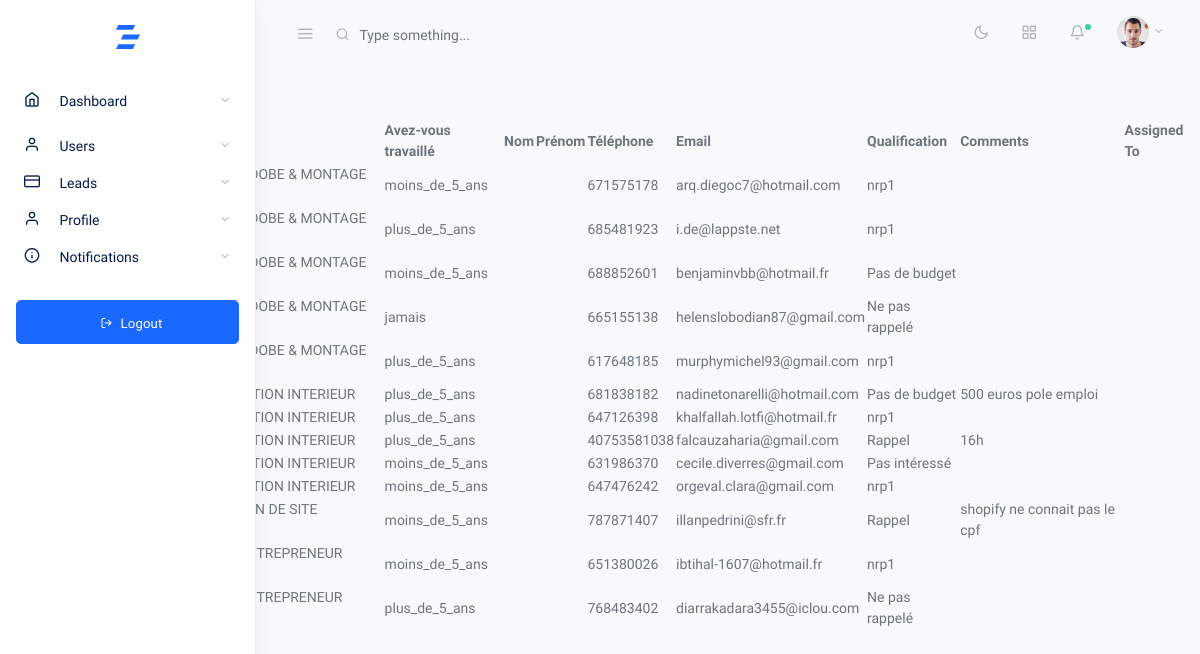
/lead/lead_list/, run on an earlier commit of the app's database.
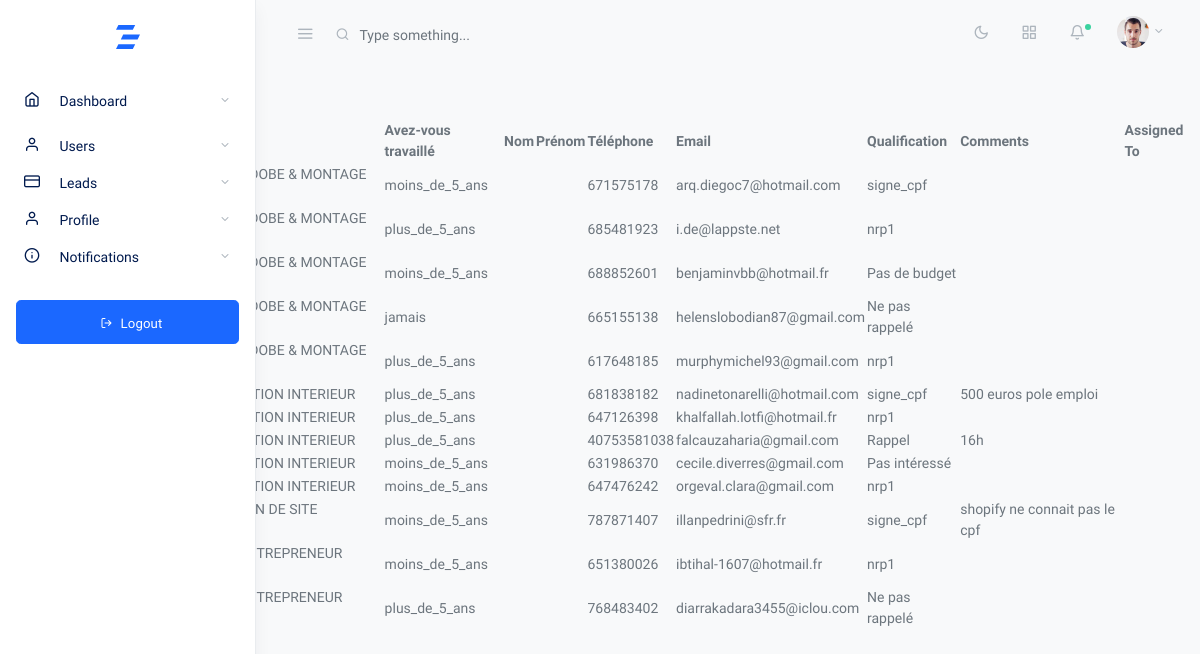
And on a later commit of the database.
### leads/models.py (models this page shows, shortened)
class Lead(models.Model):
    date_de_soumission = models.DateField(null=True, blank=True)
    nom_de_la_campagne = models.CharField(max_length=100, null=True, blank=True)
    avez_vous_travaille = models.CharField(max_length=100, null=True, blank=True)
    nom_prenom = models.CharField(max_length=100, null=True, blank=True)
    telephone = models.CharField(max_length=20, null=True, blank=True)
    email = models.EmailField(null=True, blank=True)
    QUALIFICATION_CHOICES = (
        ('nrp1', 'NRP1'),
        ('nrp2', 'NRP2'),
        ('nrp3', 'NRP3'),
        ('en_cours', 'En cours'),
        ('rappel', 'Rappel'),
        ('faux_numero', 'Faux numéro'),
        ('pas_de_budget', 'Pas de budget'),
        ('pas_interesse', 'Pas intéressé'),
        ('ne_pas_rappele', 'Ne pas rappeler'),
        ('signe_pole_emploi', 'Signé Pôle Emploi'),
        ('signe_cpf', 'Signé CPF'),
    )
    qualification = models.CharField(max_length=100, choices=QUALIFICATION_CHOICES, null=True, blank=True)
    comments = models.TextField(null=True, blank=True)
    assigned_to = models.ForeignKey(User, on_delete=models.SET_NULL, null=True, blank=True, related_name='assigned_tasks')
    last_modified_by = models.ForeignKey(User, on_delete=models.SET_NULL, null=True, blank=True)
    is_complete = models.BooleanField(default=False)
    is_active = models.BooleanField(default=True)
    custom_fields = models.JSONField(null=True, blank=True)
    current_transfer = models.ForeignKey(CustomUserTypes, on_delete=models.SET_NULL, null=True, blank=True, related_name='current_transferred_leads')
    transfer_to = models.ForeignKey(CustomUserTypes, on_delete=models.SET_NULL, null=True, blank=True, related_name='transferred_leads')
    is_transferred = models.BooleanField(default=False)
    assign_comment = models.JSONField(null=True, blank=True)
    history = models.ForeignKey(LeadHistory, on_delete=models.SET_NULL, null=True, blank=True, related_name='leads')
    appointment_date_time = models.DateTimeField(null=True, blank=True)
    reminder_timestamp = models.DateTimeField(null=True, blank=True)
    reminder_sent = models.BooleanField(default=False)
    price = models.DecimalField(max_digits=10, decimal_places=2, null=True, blank=True)
    read_mail = models.BooleanField(default=False)
    _original_state = {}
    def __init__(self, *args, **kwargs):
        super().__init__(*args, **kwargs)
        self._original_state = self.__dict__.copy()

### leads/views.py (the view)
# urls.py: path('lead_list/', views.lead_list, name='lead_list'),
def lead_list(request):
    leads = Lead.objects.all()
    return render(request, 'lead/lead_list.html', {'leads': leads})

### templates/lead/lead_list.html
{% extends 'base.html' %}
{% block content %}
  <h1>Lead List</h1>
  <table>
    <thead>
      <tr>
        <th>Date de Soumission</th>
        <th>Nom de la Campagne</th>
        <th>Avez-vous travaillé</th>
        <th>Nom</th>
        <th>Prénom</th>
        <th>Téléphone</th>
        <th>Email</th>
        <th>Qualification</th>
        <th>Comments</th>
        <th>Assigned To</th>
      </tr>
    </thead>
    <tbody>
      {% for lead in leads %}
        <tr>
          <td>{{ lead.date_de_soumission }}</td>
          <td>{{ lead.nom_de_la_campagne }}</td>
          <td>{{ lead.avez_vous_travaille }}</td>
          <td>{{ lead.nom }}</td>
          <td>{{ lead.prenom }}</td>
          <td>{{ lead.telephone }}</td>
          <td>{{ lead.email }}</td>
          <td>{{ lead.qualification }}</td>
          <td>{{ lead.comments }}</td>
          <td>{{ lead.assigned_to.username }}</td>
        </tr>
      {% endfor %}
    </tbody>
  </table>
{% endblock %}

### templates/base.html (shortened to what this page needs)
{% load static %}
<!doctype html>
<html lang="en">
<head>
  <link rel="stylesheet" href="{%static 'css/feather.css' %}">
  <link rel="stylesheet" href="{%static 'css/daterangepicker.css' %}">
  <link rel="stylesheet" href="{%static 'css/simplebar.css'%}">
  <link rel="stylesheet" href="{%static 'css/app-light.css'%}" id="lightTheme">
  <link rel="stylesheet" href="{%static 'css/app-dark.css'%}" id="darkTheme" disabled>
  <link rel="stylesheet" href="https://cdn.datatables.net/1.13.5/css/jquery.dataTables.min.css">
  <link rel="stylesheet" href="https://cdn.datatables.net/responsive/2.5.0/css/responsive.dataTables.min.css">
</head>
<body class="vertical  light  ">
  <div class="wrapper">
    <nav class="topnav navbar navbar-light">
      <button type="button" class="navbar-toggler text-muted mt-2 p-0 mr-3 collapseSidebar">
        <i class="fe fe-menu navbar-toggler-icon"></i>
      </button>
      <form class="form-inline mr-auto searchform text-muted">
        <input class="form-control mr-sm-2 bg-transparent border-0 pl-4 text-muted" type="search"
          placeholder="Type something..." aria-label="Search">
      </form>
      <ul class="nav">
        <li class="nav-item">
          <a class="nav-link text-muted my-2" href="#" id="modeSwitcher" data-mode="light">
            <i class="fe fe-sun fe-16"></i>
          </a>
        </li>
        <li class="nav-item">
          <a class="nav-link text-muted my-2" href="./#" data-toggle="modal" data-target=".modal-shortcut">
            <span class="fe fe-grid fe-16"></span>
          </a>
        </li>
        <li class="nav-item nav-notif">
          <a class="nav-link text-muted my-2" href="./#" data-toggle="modal" onclick="fetchNotifications()" data-target="#notificationModal">
            <span class="fe fe-bell fe-16"></span>
            <span class="dot dot-md bg-success"></span>
          </a>
        </li>
        <li class="nav-item dropdown">
          <a class="nav-link dropdown-toggle text-muted pr-0" href="#" id="navbarDropdownMenuLink" role="button"
            data-toggle="dropdown" aria-haspopup="true" aria-expanded="false">
            <span class="avatar avatar-sm mt-2">
              <img src="{%static './assets/avatars/face-1.jpg'%}" alt="..." class="avatar-img rounded-circle">
            </span>
          </a>
        </li>
      </ul>
    </nav>
    <aside class="sidebar-left border-right bg-white shadow" id="leftSidebar" data-simplebar>
      <nav class="vertnav navbar navbar-light">
        <div class="w-100 mb-4 d-flex">
          <a class="navbar-brand mx-auto mt-2 flex-fill text-center" href="{% url 'admin_dashboard'  %}">
          </a>
        </div>
        <ul class="navbar-nav flex-fill w-100 mb-2">
          <li class="nav-item dropdown">
            <a href="#dashboard" data-toggle="collapse" aria-expanded="false" class="dropdown-toggle nav-link">
              <i class="fe fe-home fe-16"></i>
              <span class="ml-3 item-text">Dashboard</span><span class="sr-only">(current)</span>
            </a>
          </li>
        </ul>
        <ul class="navbar-nav flex-fill w-100 mb-2">
          <li class="nav-item dropdown">
            <a href="#user" data-toggle="collapse" aria-expanded="false" class="dropdown-toggle nav-link">
              <i class="fe fe-user fe-16"></i>
              <span class="ml-3 item-text">Users</span>
            </a>
          </li>
          <li class="nav-item dropdown">
            <a href="#forms" data-toggle="collapse" aria-expanded="false" class="dropdown-toggle nav-link">
              <i class="fe fe-credit-card fe-16"></i>
              <span class="ml-3 item-text">Leads</span>
            </a>
          </li>
          <li class="nav-item dropdown">
            <a href="#profile" data-toggle="collapse" aria-expanded="false" class="dropdown-toggle nav-link">
              <i class="fe fe-user fe-16"></i>
              <span class="ml-3 item-text">Profile</span>
            </a>
              </li>
            </ul>
            <li class="nav-item dropdown">
            <a href="#notification" data-toggle="collapse" aria-expanded="false" class="dropdown-toggle nav-link">
              <i class="fe fe-info fe-16"></i>
              <span class="ml-3 item-text">Notifications</span>
            </a>
              </li>
<div class="btn-box w-100 mt-4 mb-1">
    <a href="{% url 'logout' %}" class="btn mb-2 btn-primary btn-lg btn-block">
        <i class="fe fe-log-out fe-12 mx-2"></i><span class="small">Logout</span>
    </a>
</div>
      </nav>
    </aside>
    {% block content %}
    {% endblock %}
  </div>
</body>
</html>

### static/css/feather.css (style rules this page uses)
.fe { font-family: "feather" !important; speak: none; font-style: normal; font-weight: normal; font-variant: normal; text-transform: none; line-height: 1; -webkit-font-smoothing: antialiased; -moz-osx-font-smoothing: grayscale; }
.fe-16 { font-size: 16px; }
.fe-12 { font-size: 12px; }
.fe-bell:before { content: ""; }
.fe-credit-card:before { content: ""; }
.fe-grid:before { content: ""; }
.fe-home:before { content: ""; }
.fe-info:before { content: ""; }
.fe-log-out:before { content: ""; }
.fe-menu:before { content: ""; }
.fe-sun:before { content: ""; }
.fe-user:before { content: ""; }

### static/css/simplebar.css (style rules this page uses)
[data-simplebar] { position: relative; flex-direction: column; flex-wrap: wrap; justify-content: flex-start; align-content: flex-start; align-items: flex-start; }

### templates/base.html (style rules this page uses)
.btn-primary { position: relative; overflow: hidden; transition: transform 0.3s ease; }

What changed in the data, as far as the page shows it:
changed Lead "arq.diegoc7@hotmail.com": qualification "nrp1" → "signe_cpf"
changed Lead "nadinetonarelli@hotmail.com": qualification "Pas de budget" → "signe_cpf"
changed Lead "CAMPAGNE CREATION DE SITE INTERNET": qualification "Rappel" → "signe_cpf"
